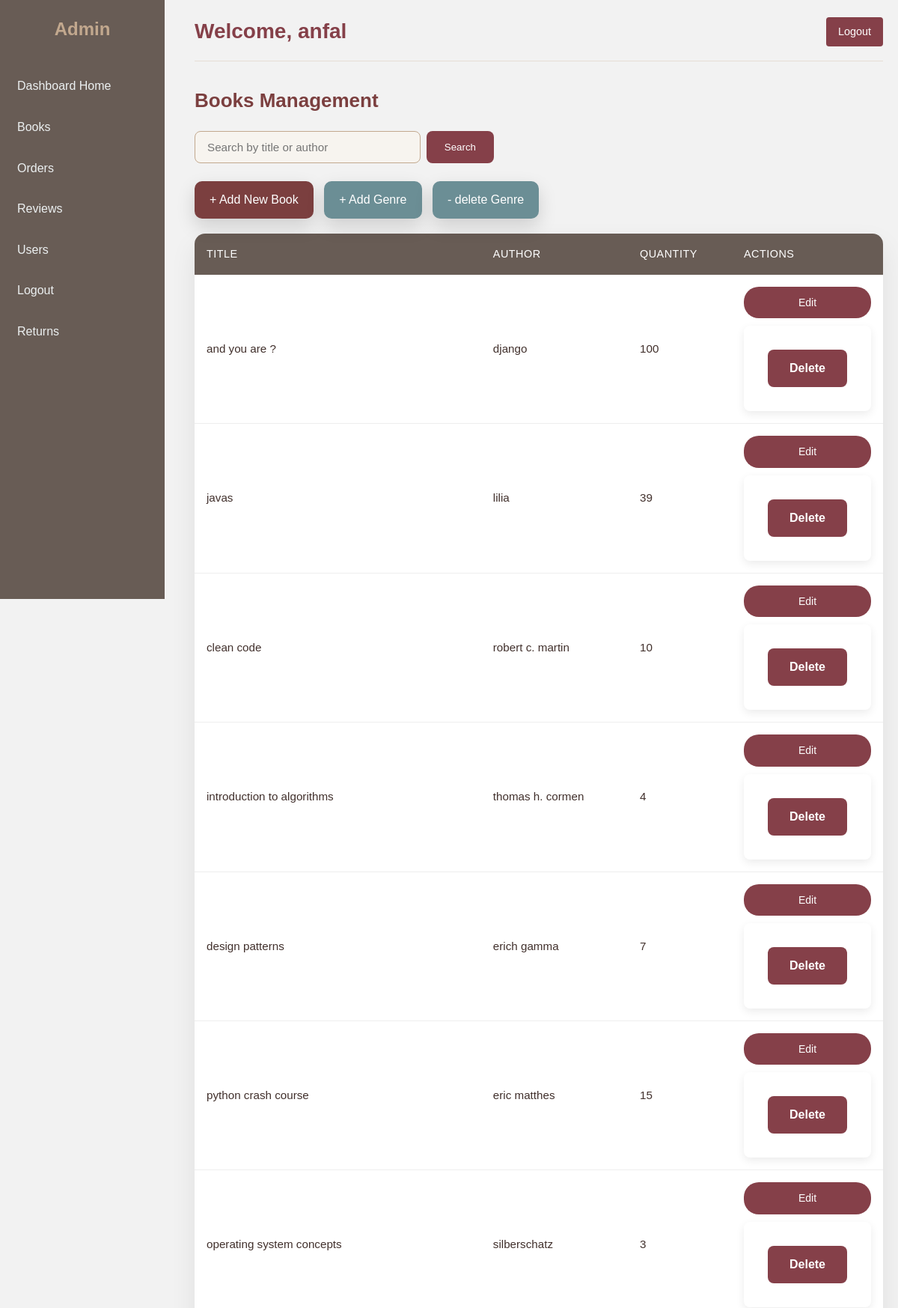
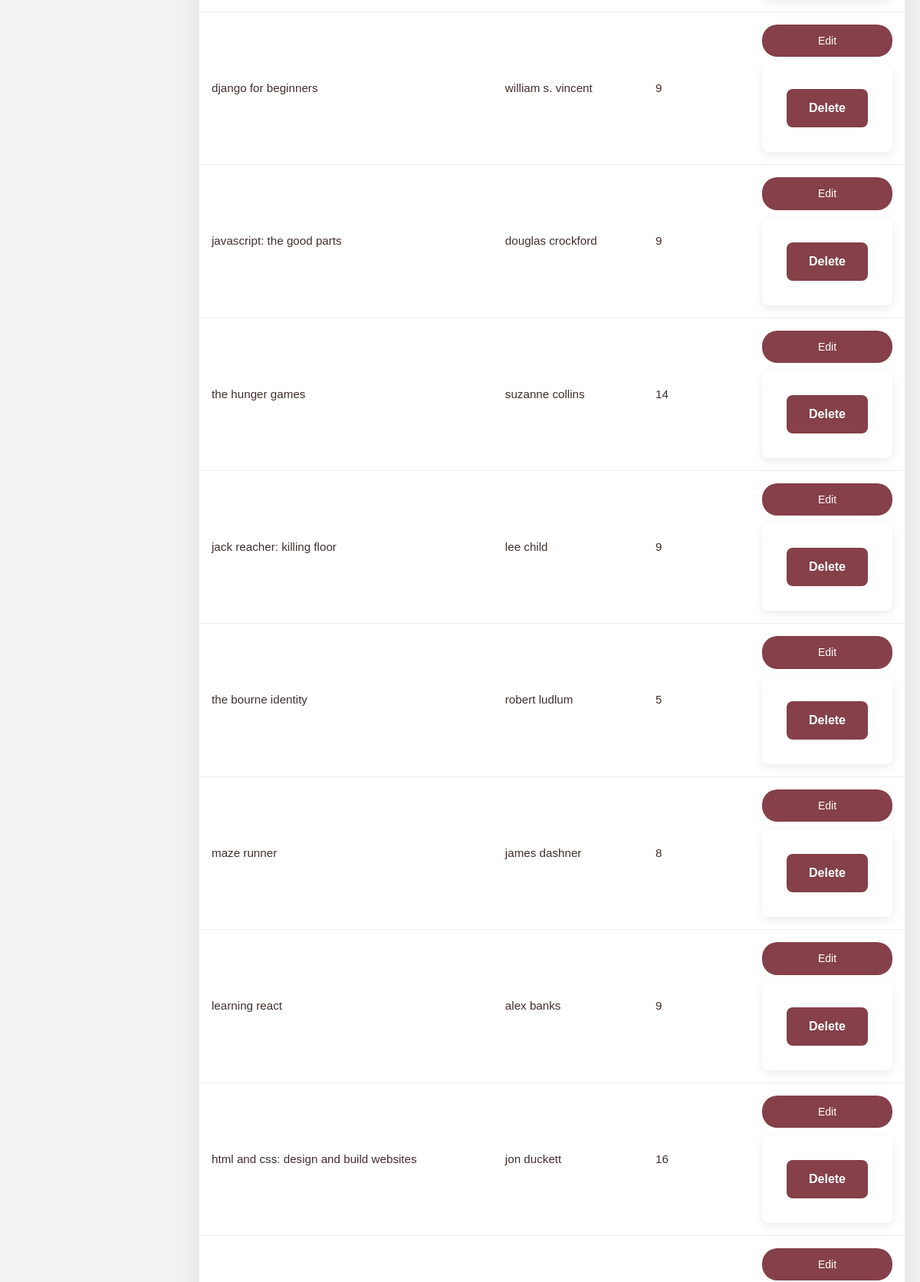
The page /dashboard/books/ (signed in, upper part) on the database its author committed (2 pictures, top to bottom).
### library_app/models.py (models this page shows, shortened)
class Book(models.Model):
    title = models.CharField(max_length=200)
    author = models.CharField(max_length=150)
    publication_date = models.DateField(blank=True, null=True)
    quantity = models.PositiveIntegerField(default=0)
    genres = models.ManyToManyField(Genre, related_name="books")
    reviews = models.DecimalField(max_digits=2, decimal_places=1, blank=True, null=True)
    description = models.TextField(blank=True, null=True)
    image = models.ImageField(upload_to="books/", blank=True, null=True)

### library_app/views.py (the view)
# urls.py: path('dashboard/books/', views.admin_books, name='admin_books'),
@login_required
def admin_books(request):
    factory = APIRequestFactory()
    api_request = factory.get(
        "/admin/books/",
        {"q": request.GET.get("q", "")}
    )
    api_request.user = request.user
    response = api_admin_books(api_request)
    return render(request, "library_app/admin_books.html", {
        "books": response.data
    })

### library_app/api/admin.py (called while the page is built)
@api_view(['GET'])
@permission_classes([IsAdminUser])
def api_admin_books(request):
    q = request.GET.get("q", "")
    books = Book.objects.all()
    if q:
        books = books.filter(
            Q(title__icontains=q) |
            Q(author__icontains=q)
        )
    return Response(BookSerializer(books, many=True).data)

### library_app/templates/library_app/admin_books.html (shortened to what this page needs)
{% extends 'library_app/base_admin.html' %}
{% block content %}
<h2 class="page-title">Books Management</h2>
<form method="GET" action="{% url 'admin_books' %}" class="search-form">
    <input type="text" name="q" placeholder="Search by title or author" value="{{ request.GET.q }}">
    <button type="submit">Search</button>
</form>
<a href="{% url 'admin_add_book' %}" class="add-btn">+ Add New Book</a>
<a href="{% url 'admin_add_genre_page' %}" class="add-btn"
   style="background:#6b8e95; margin-left:10px;">
    + Add Genre
</a>
<a href="{% url 'admin_delete_genre_list' %}" class="add-btn"
   style="background:#6b8e95; margin-left:10px;">
    - delete Genre
</a>
<table>
<tr>
    <th>Title</th>
    <th>Author</th>
    <th>Quantity</th>
    <th style="width: 170px;">Actions</th>
</tr>
{% for book in books %}
<tr>
    <td>{{ book.title }}</td>
    <td>{{ book.author }}</td>
    <td>{{ book.quantity }}</td>
    <td>
        <div class="actions-container">
            <a href="{% url 'admin_update_book' book.id %}" class="action-btn">
                Edit
            </a>
            <form method="POST" action="{% url 'admin_delete_book' book.id %}">
                <button type="submit" class="action-btn" onclick="return confirm('Are you sure you want to delete this book?');">
                    Delete
                </button>
            </form>
        </div>
    </td>
</tr>
{% empty %}
<tr>
    <td colspan="4">No books yet</td>
</tr>
{% endfor %}
</table>
{% endblock %}

### library_app/templates/library_app/base_admin.html (shortened to what this page needs)
{% load static %}
<!DOCTYPE html>
<html lang="en">
<head>
    <link rel="stylesheet" href="{% static 'css/admin.css' %}">
    <link rel="stylesheet" href="https://cdnjs.cloudflare.com/ajax/libs/font-awesome/6.4.0/css/all.min.css">
</head>
<body>
<div class="sidebar">
    <h2 style="text-align:center; color: #C2A88E;">Admin</h2>
    <a href="{% url 'admin_home' %}">Dashboard Home</a>
    <a href="{% url 'admin_books' %}">Books</a>
    <a href="{% url 'admin_orders' %}">Orders</a>
    <a href="{% url 'admin_reviews' %}">Reviews</a>
    <a href="{% url 'admin_users' %}">Users</a>
    <a href="{% url 'logout' %}">Logout</a>
    <a href="{% url 'admin_returns' %}">Returns</a>
</div>
<div class="main-content">
    <div class="header">
        <h1>Welcome, {{ request.user.first_name|default:request.user.username }}</h1>
        <a href="{% url 'logout' %}" class="logout-btn">Logout</a>
    </div>
    {% block content %}{% endblock %}
</div>
</body>
</html>

### library_app/static/CSS/admin.css (style rules this page uses)
:root { --admin-primary: #854049; --admin-primary-dark: #41302C; --admin-secondary: #685C55; --admin-accent: #C2A88E; --admin-light: #f7f4ef; --admin-lighter: #e6ded5; --admin-white: #ffffff; --admin-text: #41302C; --admin-text-light: #685C55; --admin-shadow: 0 4px 12px rgba(0,0,0,0.08); --admin-radius: 8px; }
* { margin: 0; padding: 0; box-sizing: border-box; }
body { font-family: 'Poppins', sans-serif; background-color: var(--admin-light); color: var(--admin-text); line-height: 1.6; }
.sidebar { width: 220px; background-color: var(--admin-secondary); height: 100vh; position: fixed; padding-top: 20px; color: var(--admin-white); }
.sidebar h2 { text-align: center; color: var(--admin-accent); margin-bottom: 2rem; padding: 0 1rem; }
.sidebar a { display: block; padding: 12px 20px; color: var(--admin-white); text-decoration: none; margin-bottom: 5px; border-radius: 4px; transition: all 0.3s ease; border-left: 3px solid transparent; }
.main-content { margin-left: 240px; padding: 20px; min-height: 100vh; }
.header { display: flex; justify-content: space-between; align-items: center; margin-bottom: 2rem; padding-bottom: 1rem; border-bottom: 1px solid var(--admin-lighter); }
.header h1 { margin: 0; color: var(--admin-primary); font-size: 1.75rem; }
.logout-btn { text-decoration: none; color: var(--admin-white); background-color: var(--admin-primary); padding: 8px 16px; border-radius: var(--admin-radius); font-size: 0.9rem; font-weight: 500; transition: all 0.3s ease; display: inline-flex; align-items: center; gap: 0.5rem; }
h2 { color: var(--admin-primary); margin-bottom: 1.5rem; font-size: 1.5rem; }
form[method="GET"] { display: flex; gap: 0.5rem; margin-bottom: 1.5rem; max-width: 400px; }
form[method="GET"] input { flex: 1; padding: 0.75rem 1rem; border: 1px solid var(--admin-accent); border-radius: var(--admin-radius); background: var(--admin-light); color: var(--admin-text); font-size: 0.95rem; }
form[method="GET"] button { padding: 0.75rem 1.5rem; background: var(--admin-primary); color: var(--admin-white); border: none; border-radius: var(--admin-radius); cursor: pointer; font-weight: 500; }
table { width: 100%; border-collapse: collapse; background: var(--admin-white); border-radius: var(--admin-radius); overflow: hidden; box-shadow: var(--admin-shadow); margin-bottom: 2rem; }
table th { background: var(--admin-secondary); color: var(--admin-white); padding: 1rem; text-align: left; font-weight: 500; font-size: 0.9rem; text-transform: uppercase; letter-spacing: 0.5px; }
table td { padding: 1rem; border-bottom: 1px solid var(--admin-lighter); font-size: 0.95rem; }
table form { display: inline; margin: 0; }
table button { padding: 0.5rem 1rem; background: var(--admin-primary); color: var(--admin-white); border: none; border-radius: 4px; cursor: pointer; font-size: 0.85rem; font-weight: 500; transition: all 0.3s ease; }
form[method="POST"]:not(.table-form) { background: var(--admin-white); padding: 2rem; border-radius: var(--admin-radius); box-shadow: var(--admin-shadow); max-width: 600px; margin: 0 auto; }
.action-btn { width: 100%; padding: 0.6rem 0; background: var(--admin-primary); color: white; border: none; border-radius: 999px; cursor: pointer; font-size: 0.9rem; font-weight: 500; transition: all 0.25s ease; }
form[method="POST"] button[type="submit"] { width: 100%; padding: 1rem; background: var(--admin-primary); color: var(--admin-white); border: none; border-radius: var(--admin-radius); font-size: 1rem; font-weight: 600; cursor: pointer; transition: all 0.3s ease; }

### library_app/templates/library_app/base_admin.html (style rules this page uses)
body { font-family: Arial, sans-serif; background-color: #f2f2f2; margin: 0; }
.sidebar { width: 220px; background-color: #685C55; height: 100vh; position: fixed; padding-top: 20px; color: #ecf0f1; }
.sidebar a { display: block; padding: 12px 20px; color: #ecf0f1; text-decoration: none; margin-bottom: 5px; border-radius: 4px; }
.main-content { margin-left: 240px; padding: 20px; }
.header { display: flex; justify-content: space-between; align-items: center; }
.header h1 { margin: 0; color: #854049; }
.logout-btn { text-decoration: none; color: white; background-color: #854049; padding: 8px 16px; border-radius: 4px; }

### rows shown on the page
Book: title "and you are ?", author "django"
Book: title "javas", author "lilia"
Book: title "clean code", author "robert c. martin"
Book: title "introduction to algorithms", author "thomas h. cormen"
Book: title "design patterns", author "erich gamma"
Book: title "python crash course", author "eric matthes"
Book: title "operating system concepts", author "silberschatz"
Book: title "django for beginners", author "william s. vincent"
Book: title "javascript: the good parts", author "douglas crockford"
Book: title "the hunger games", author "suzanne collins"
Book: title "jack reacher: killing floor", author "lee child"
Book: title "the bourne identity", author "robert ludlum"
Book: title "maze runner", author "james dashner"
Book: title "learning react", author "alex banks"
Book: title "html and css: design and build websites", author "jon duckett"

### other values the page prints
{{ request.user.first_name|default:request.user.username }} "anfal"
{{ book.quantity }} "100" "39" "10" "4" "7" "15" "3" "9" "9" "14" "9" "5" "8" "9" "16"
